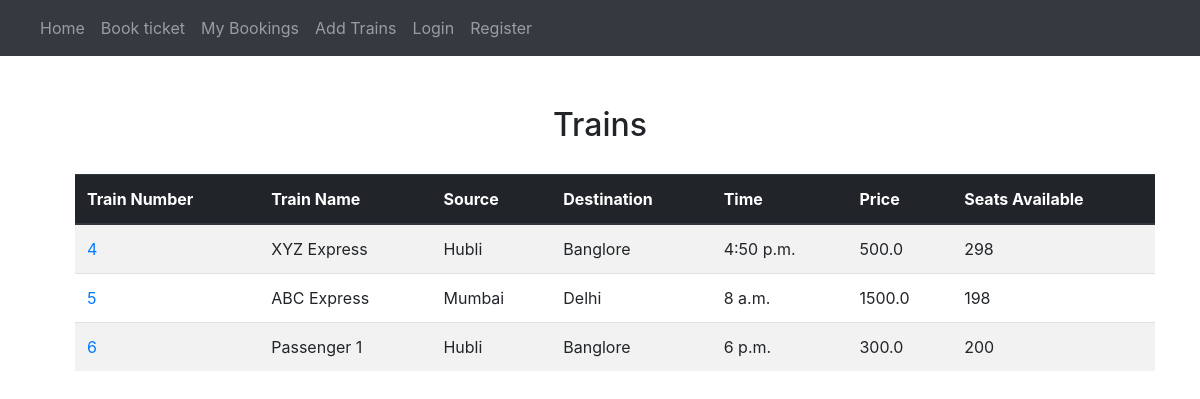
Page /reservation/ on the committed database.
### reservation/models.py (models this page shows)
class trains(models.Model):
    train_name=models.CharField(max_length=50)
    source=models.CharField(max_length=50)
    destination=models.CharField(max_length=50)
    time=models.TimeField(auto_now=False, auto_now_add=False)
    price=models.FloatField(default=120)
    seats_available=models.IntegerField()

### reservation/views.py (the view)
# urls.py: path('',views.index,name="index"),
def index(request):
    lis = trains.objects.all()
    return render(request, './viewtrains.html', {"lis": lis})

### reservation/templates/viewtrains.html
{% extends "./base.html" %}
{% block content %}
<div style="margin-top: 50px;">
    <center><h2> Trains </h2></center>
    <table class="table table-striped" style="width: 90%;margin-left:75px ;margin-top: 30px;">
        <thead class="thead-dark">
            <tr>
                <th scope="col">Train Number</th>
                <th scope="col">Train Name</th>
                <th scope="col">Source</th>
                <th scope="col">Destination</th>
                <th scope="col">Time</th>
                <th scope="col">Price</th>
                <th scope="col">Seats Available</th>
            </tr>
        </thead>
        <tbody>
            {%for p in lis%}
            <tr>
                <td><a href="http://127.0.0.1:8000/reservation/{{p.pk}}">{{p.pk}}</a></td>
                <td>{{p.train_name}}</td>
                <td>{{p.source}}</td>
                <td>{{p.destination}}</td>
                <td>{{p.time}}</td>
                <td>{{p.price}}</td>
                <td>{{p.seats_available}}</td>
            </tr>
            {% endfor %}
        </tbody>
    </table>
</div>
{% endblock %}

### reservation/templates/base.html (shortened to what this page needs)
<!doctype html>
<html lang="en">
<head>
    <link rel="stylesheet" href="https://stackpath.bootstrapcdn.com/bootstrap/4.1.3/css/bootstrap.min.css"
>
    <nav class="navbar navbar-expand-lg navbar-dark bg-dark">
        <ul class="navbar-nav">
            <li class="nav-item">
                <a class="nav-link" href="http://127.0.0.1:8000/reservation/">Home</a>
            </li>
            <li class="nav-item">
                <a class="nav-link" href="http://127.0.0.1:8000/reservation/bookform/">Book ticket</a>
            </li>
            <li class="nav-item">
                <a class="nav-link" href="http://127.0.0.1:8000/reservation/mybooking/">My Bookings</a>
            </li>
            <li class="nav-item">
                <a class="nav-link" href="http://127.0.0.1:8000/reservation/trainform/">Add Trains</a>
            </li>
            {% if request.user.is_authenticated %}
            <li class="nav-item">
                <a class="nav-link" href="http://127.0.0.1:8000/reservation/logout/">Logout</a>
            </li>
            {% else %}
            <li class="nav-item">
                <a class="nav-link" href="http://127.0.0.1:8000/reservation/loginform/">Login</a>
            </li>
            <li class="nav-item">
                <a class="nav-link" href="http://127.0.0.1:8000/reservation/registerform/">Register</a>
            </li>
            {% endif %}
        </ul>
    </nav>
</head>
{% block content %}
{% endblock %}
</html>

### rows in the picture
trains: pk "4", train_name "XYZ Express", source "Hubli", destination "Banglore", time "4:50 p.m.", price "500.0", seats_available "298"
trains: pk "5", train_name "ABC Express", source "Mumbai", destination "Delhi", time "8 a.m.", price "1500.0", seats_available "198"
trains: pk "6", train_name "Passenger 1", source "Hubli", destination "Banglore", time "6 p.m.", price "300.0", seats_available "200"
